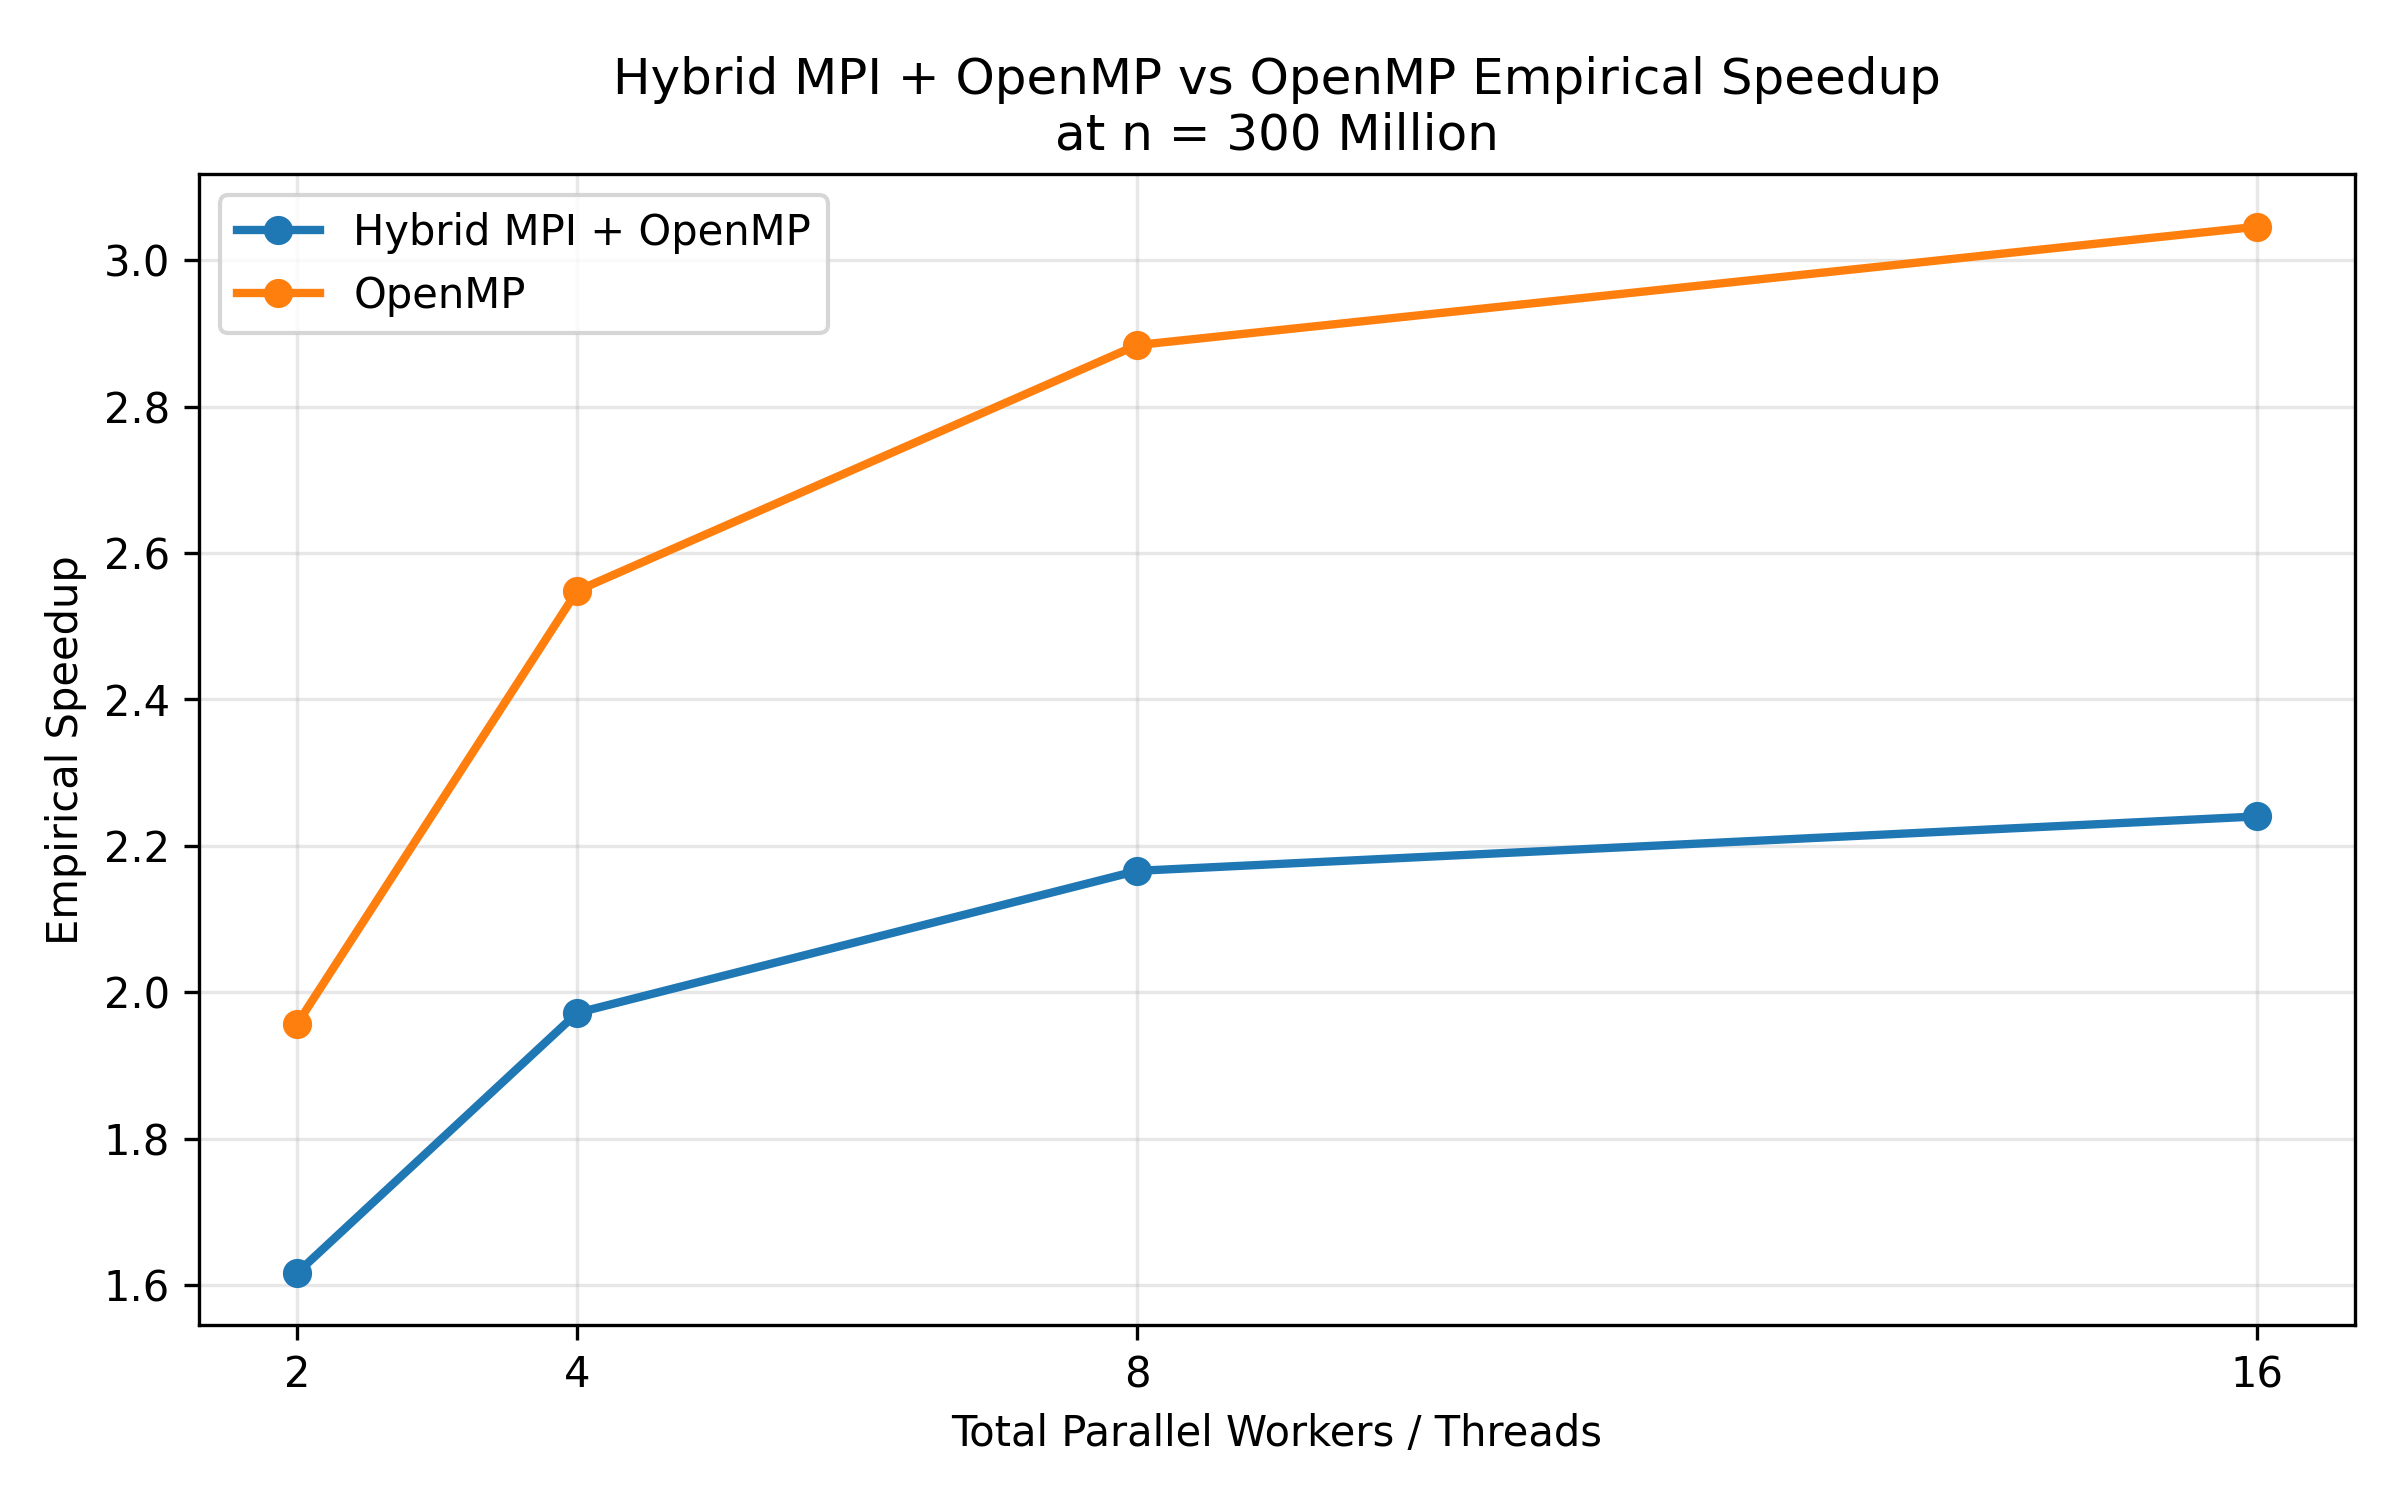

Source code (Python):
import pandas as pd
import matplotlib.pyplot as plt

hybrid = pd.read_csv("../Data/graph5_7_hybrid.csv")
openmp = pd.read_csv("../Data/graph5_openmp.csv")
serial = pd.read_csv("../Data/week4_serial_for_task2.csv")

N_VALUE = 300000000

serial_row = serial[serial["n"] == N_VALUE].iloc[0]
serial_overall = serial_row["serial_overall"]

hybrid = hybrid[
    hybrid["omp_threads"] == 2
].copy()

hybrid["empirical_speedup"] = (
    serial_overall / hybrid["hybrid_overall"]
)

openmp["empirical_speedup"] = (
    serial_overall / openmp["openmp_overall"]
)

plt.figure(figsize=(8, 5))

plt.plot(
    hybrid["total_threads"],
    hybrid["empirical_speedup"],
    marker="o",
    linewidth=2,
    label="Hybrid MPI + OpenMP"
)

plt.plot(
    openmp["openmp_threads"],
    openmp["empirical_speedup"],
    marker="o",
    linewidth=2,
    label="OpenMP"
)

plt.xlabel("Total Parallel Workers / Threads")
plt.ylabel("Empirical Speedup")
plt.title(
    "Hybrid MPI + OpenMP vs OpenMP Empirical Speedup\n"
    "at n = 300 Million"
)

plt.xticks([2, 4, 8, 16])
plt.grid(True, alpha=0.3)
plt.legend()

plt.tight_layout()
plt.savefig("graph5_hybrid_vs_openmp.png", dpi=300)
plt.show()
